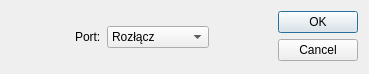
<?xml version="1.0" encoding="UTF-8"?>
<ui version="4.0">
 <class>DDialogPolaczenia</class>
 <widget class="QDialog" name="DDialogPolaczenia">
  <property name="geometry">
   <rect>
    <x>0</x>
    <y>0</y>
    <width>369</width>
    <height>74</height>
   </rect>
  </property>
  <property name="windowTitle">
   <string>Dialog</string>
  </property>
  <property name="modal">
   <bool>true</bool>
  </property>
  <layout class="QHBoxLayout" name="horizontalLayout">
   <item>
    <spacer name="horizontalSpacer">
     <property name="orientation">
      <enum>Qt::Horizontal</enum>
     </property>
     <property name="sizeHint" stdset="0">
      <size>
       <width>40</width>
       <height>20</height>
      </size>
     </property>
    </spacer>
   </item>
   <item>
    <widget class="QLabel" name="label">
     <property name="text">
      <string>Port:</string>
     </property>
    </widget>
   </item>
   <item>
    <widget class="QComboBox" name="_wPortSelection">
     <item>
      <property name="text">
       <string>Rozłącz</string>
      </property>
     </item>
     <item>
      <property name="text">
       <string>/dev/ttyUSB0</string>
      </property>
     </item>
     <item>
      <property name="text">
       <string>/dev/ttyUSB1</string>
      </property>
     </item>
     <item>
      <property name="text">
       <string>/dev/ttyACM0</string>
      </property>
     </item>
    </widget>
   </item>
   <item>
    <spacer name="horizontalSpacer_2">
     <property name="orientation">
      <enum>Qt::Horizontal</enum>
     </property>
     <property name="sizeHint" stdset="0">
      <size>
       <width>40</width>
       <height>20</height>
      </size>
     </property>
    </spacer>
   </item>
   <item>
    <widget class="QDialogButtonBox" name="buttonBox">
     <property name="orientation">
      <enum>Qt::Vertical</enum>
     </property>
     <property name="standardButtons">
      <set>QDialogButtonBox::Cancel|QDialogButtonBox::Ok</set>
     </property>
    </widget>
   </item>
  </layout>
 </widget>
 <resources/>
 <connections>
  <connection>
   <sender>buttonBox</sender>
   <signal>accepted()</signal>
   <receiver>DDialogPolaczenia</receiver>
   <slot>accept()</slot>
   <hints>
    <hint type="sourcelabel">
     <x>248</x>
     <y>254</y>
    </hint>
    <hint type="destinationlabel">
     <x>157</x>
     <y>274</y>
    </hint>
   </hints>
  </connection>
  <connection>
   <sender>buttonBox</sender>
   <signal>rejected()</signal>
   <receiver>DDialogPolaczenia</receiver>
   <slot>reject()</slot>
   <hints>
    <hint type="sourcelabel">
     <x>316</x>
     <y>260</y>
    </hint>
    <hint type="destinationlabel">
     <x>286</x>
     <y>274</y>
    </hint>
   </hints>
  </connection>
 </connections>
</ui>
